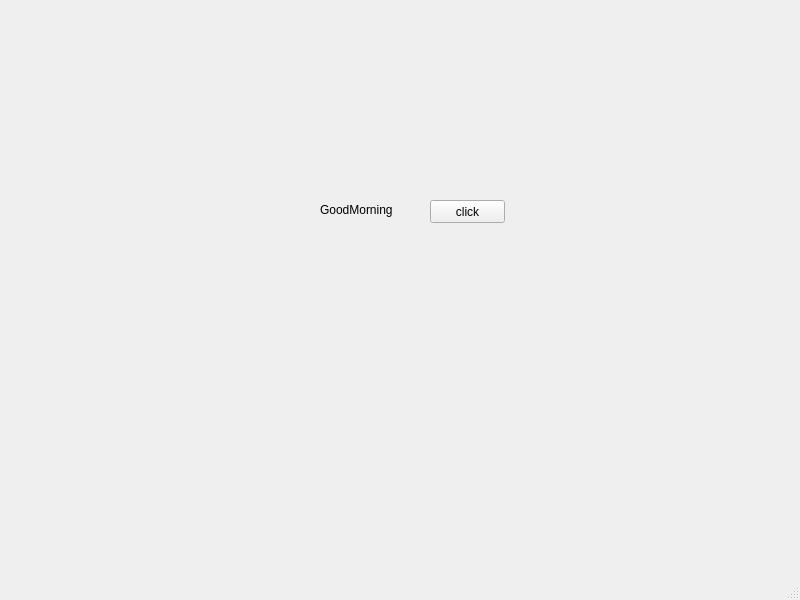
<?xml version="1.0" encoding="UTF-8"?>
<ui version="4.0">
 <class>MainWindow</class>
 <widget class="QMainWindow" name="MainWindow">
  <property name="geometry">
   <rect>
    <x>0</x>
    <y>0</y>
    <width>800</width>
    <height>600</height>
   </rect>
  </property>
  <property name="windowTitle">
   <string>MainWindow</string>
  </property>
  <widget class="QWidget" name="centralwidget">
   <widget class="QPushButton" name="pb">
    <property name="geometry">
     <rect>
      <x>430</x>
      <y>200</y>
      <width>75</width>
      <height>23</height>
     </rect>
    </property>
    <property name="text">
     <string>click</string>
    </property>
   </widget>
   <widget class="QLabel" name="lbl">
    <property name="geometry">
     <rect>
      <x>320</x>
      <y>200</y>
      <width>81</width>
      <height>20</height>
     </rect>
    </property>
    <property name="text">
     <string>GoodMorning</string>
    </property>
   </widget>
  </widget>
  <widget class="QMenuBar" name="menubar">
   <property name="geometry">
    <rect>
     <x>0</x>
     <y>0</y>
     <width>800</width>
     <height>21</height>
    </rect>
   </property>
  </widget>
  <widget class="QStatusBar" name="statusbar"/>
 </widget>
 <resources/>
 <connections/>
</ui>
